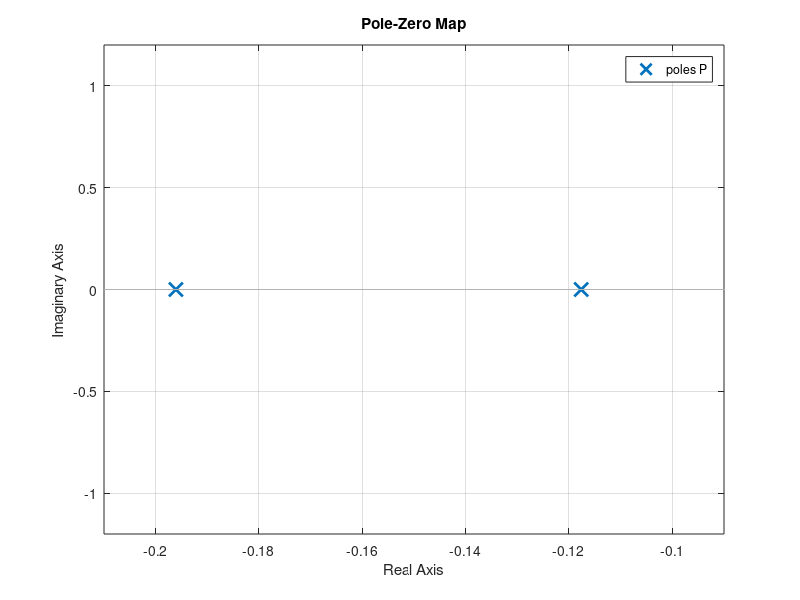

The MATLAB script that drew this image: (Note: this script raises an error after producing the figure.)
%
% Universidad de Costa Rica
% Escuela de Ing Eléctrica
% IE0431 Sistemas de Control
% Emilio Javier Rojas Álvarez

s=tf('s');

K=1.15;
T=8.5;
a=0.6;

P=K/(T*s+1)/(a*T*s+1)

pzmap(P)
saveas(gcf,'img/ej5-pzmap-proc','epsc')

kp=4/69
myr1=myr(kp)
figure('rend','painters','pos',[10 10 300 280])
pzmap(myr1)
title(strcat('Diagrama de Polos y Ceros - Caso Kp=',num2str(kp,3)))
ylabel('Eje Imaginario')
xlabel('Eje Real')
saveas(gcf,'img/ej5-pzmap-sis-crit','epsc')

step(myr1)
title(strcat('Respuesta al Escalón Unitario - Caso Kp=',num2str(kp,3)))
ylabel('Amplitud')
xlabel('Tiempo')
saveas(gcf,'img/ej5-step-sis-crit','epsc')

kp=1/25
myr2=myr(kp)
pzmap(myr2)
title(strcat('Diagrama de Polos y Ceros - Caso Kp=',num2str(kp,3)))
ylabel('Eje Imaginario')
xlabel('Eje Real')
saveas(gcf,'img/ej5-pzmap-sis-sub1','epsc')

step(myr2)
title(strcat('Respuesta al Escalón Unitario - Caso Kp=',num2str(kp,3)))
ylabel('Amplitud')
xlabel('Tiempo')
saveas(gcf,'img/ej5-step-sis-sub1','epsc')

kp=50/100
myr3=myr(kp)
pzmap(myr3)
title(strcat('Diagrama de Polos y Ceros - Caso Kp=',num2str(kp,3)))
ylabel('Eje Imaginario')
xlabel('Eje Real')
saveas(gcf,'img/ej5-pzmap-sis-sobre1','epsc')

step(myr3)
title(strcat('Respuesta al Escalón Unitario - Caso Kp=',num2str(kp,3)))
ylabel('Amplitud')
xlabel('Tiempo')
saveas(gcf,'img/ej5-step-sis-sobre1','epsc')

kp=-2
myr4=myr(kp)
pzmap(myr4)
title(strcat('Diagrama de Polos y Ceros - Caso Kp=',num2str(kp,3)))
ylabel('Eje Imaginario')
xlabel('Eje Real')
saveas(gcf,'img/ej5-pzmap-sis-sub2','epsc')

step(myr4)
title(strcat('Respuesta al Escalón Unitario - Caso Kp=',num2str(kp,3)))
ylabel('Amplitud')
xlabel('Tiempo')
saveas(gcf,'img/ej5-step-sis-sub2','epsc')

kp=50
myr5=myr(kp)
pzmap(myr5)
title(strcat('Diagrama de Polos y Ceros - Caso Kp=',num2str(kp,3)))
ylabel('Eje Imaginario')
xlabel('Eje Real')
saveas(gcf,'img/ej5-pzmap-sis-sobre2','epsc')

step(myr5)
title(strcat('Respuesta al Escalón Unitario - Caso Kp=',num2str(kp,3)))
ylabel('Amplitud')
xlabel('Tiempo')
saveas(gcf,'img/ej5-step-sis-sobre2','epsc')

exit

function y = myr(Kp)
  s=tf('s');
  K=1.15;
  T=8.5;
  a=0.6;
  y=K*Kp/(s^2 + (1+a)/(a*T)*s + (1+K*Kp)/(a*T^2))
end